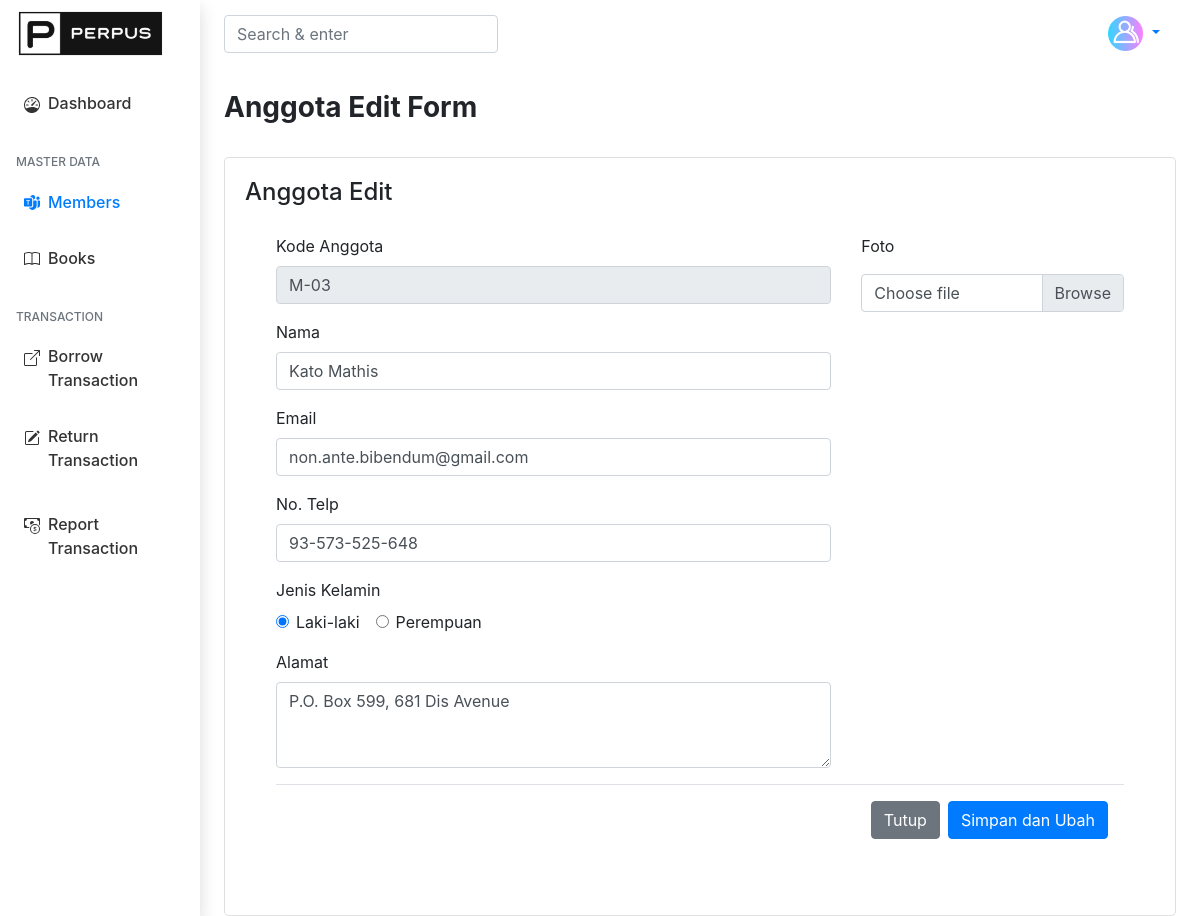
Page /src/members/member_edit.php?id=3 (signed in) on the committed database.
### tables this page shows
CREATE TABLE `anggota` (
  `id_anggota` int(11) NOT NULL,
  `kode_anggota` varchar(10) NOT NULL,
  `nama` varchar(50) NOT NULL,
  `email` varchar(75) NOT NULL,
  `telp` varchar(15) NOT NULL,
  `alamat` text NOT NULL,
  `foto` varchar(255) DEFAULT NULL,
  `jenis_kelamin` enum('L','P') NOT NULL
);

### src/members/member_edit.php (the view, shortened to what this page needs)
<?php
include_once '../../config.php';
$member_id = $_GET['id'];
$memberById = mysqli_query($conn, "SELECT * FROM anggota WHERE id_anggota = '$member_id'");
$member = mysqli_fetch_assoc($memberById);
?>
<!doctype html>
<html lang="en">
<head>
    <link rel="stylesheet" href="https://cdn.jsdelivr.net/npm/bootstrap@4.6.2/dist/css/bootstrap.min.css">
    <link href="../../assets/css/styles.css" rel="stylesheet">
</head>
<body>
    <div class="container-fluid">
        <div class="row">
            <nav id="sidebarMenu" class="col-md-3 col-lg-2 d-md-block sidebar collapse shadow pt-2">
                <div class="logo pl-3">
                    <a href="dashboard.php">
                        <img src="../../assets/img/logo2.png" width="150" alt="">
                    </a>
                </div>
                <div class="sidebar-sticky pt-3">
                    <ul class="nav flex-column">
                        <div class="menu-sidebar p-2 ">
                            <li class="nav-item ">
                                <a class="nav-link d-flex " href="../dashboard.php">
                                    <div class="icon align-middle">
                                    </div>
                                    <div class=" ml-2 text">
                                        <span>Dashboard</span>
                                    </div>
                                </a>
                            </li>
                        </div>
                    </ul>
                    <h6 class="sidebar-heading d-flex justify-content-between align-items-center px-3 mt-4 mb-1 text-muted">
                        <span>Master Data</span>
                    </h6>
                    <ul class="nav flex-column mb-2">
                        <div class="menu-sidebar p-2 ">
                            <li class="nav-item">
                                <a class="nav-link active d-flex" href="members.php">
                                    <div class="icon align-middle">
                                    </div>
                                    <div class=" ml-2 text">
                                        <span>Members</span>
                                    </div>
                                </a>
                            </li>
                        </div>
                        <div class="menu-sidebar p-2 ">
                            <li class="nav-item">
                                <a class="nav-link d-flex" href="../books/books.php">
                                    <div class="icon align-middle">
                                    </div>
                                    <div class=" ml-2 text">
                                        <span>Books</span>
                                    </div>
                                </a>
                            </li>
                        </div>
                    </ul>
                    <h6 class="sidebar-heading d-flex justify-content-between align-items-center px-3 mt-4 mb-1 text-muted">
                        <span>Transaction</span>
                    </h6>
                    <ul class="nav flex-column mb-2 ">
                        <div class="menu-sidebar p-2 ">
                            <li class="nav-item">
                                <a class="nav-link d-flex" href="../transaction/borrows/borrows.php">
                                    <div class="icon align-middle">
                                    </div>
                                    <div class=" ml-2 text">
                                        <span>Borrow Transaction</span>
                                    </div>
                                </a>
                            </li>
                        </div>
                        <div class="menu-sidebar p-2 ">
                            <li class="nav-item">
                                <a class="nav-link d-flex" href="../transaction/returns/returns.php">
                                    <div class="icon align-middle">
                                    </div>
                                    <div class=" ml-2 text">
                                        <span>Return Transaction</span>
                                    </div>
                                </a>
                            </li>
                        </div>
                    </ul>
                    <ul class="nav flex-column">
                        <div class="menu-sidebar p-2 ">
                            <li class="nav-item">
                                <a class="nav-link d-flex" href="../transaction/reports/reports.php">
                                    <div class="icon align-middle">
                                    </div>
                                    <div class=" ml-2 text">
                                        <span>Report Transaction</span>
                                    </div>
                                </a>
                            </li>
                        </div>
                    </ul>
                </div>
            </nav>
            <main role="main" class="col-md-9 ml-sm-auto col-lg-10 px-md-4 pt-2">
                <div class="d-flex justify-content-between">
                    <form class="form-inline my-2 my-lg-0">
                        <input class="form-control mr-sm-2" type="search" placeholder="Search & enter" aria-label="Search">
                    </form>
                    <li class="nav-item dropdown list-unstyled pr-0 pl-0">
                        <a class="nav-link dropdown-toggle" href="#" id="navbarDropdown" role="button" data-toggle="dropdown" aria-haspopup="true" aria-expanded="false">
                            <img width="35" src="../../assets/img/default.png" alt="">
                        </a>
                    </li>
                </div>
                <div class=" justify-content-between flex-wrap flex-md-nowrap align-items-center pt-3 pb-2 mb-3 mt-3">
                    <div class="greetings">
                        <h3 class="font-weight-bolder">Anggota Edit Form</h3>
                    </div>
                </div>
                <div class="row">
                    <div class="col-12">
                        <div class="card rounded-lg">
                            <div class="card-body">
                                <div>
                                    <div class="mb-4">
                                        <div class="header-table d-flex justify-content-between">
                                            <h4 class="card-title">Anggota Edit</h4>
                                        </div>
                                        <form action="member_crud.php" method="POST" enctype="multipart/form-data">
                                            <div class="modal-body">
                                                <div class="container">
                                                    <div class="row">
                                                        <div class="col-md-8">
                                                            <div class="form-group">
                                                                <label for="kode_anggota">Kode Anggota</label>
                                                                <input type="text" class="form-control submit" id="kode_anggota" name="kode_anggota" value="<?= $member['kode_anggota'] ?>" disabled>
                                                            </div>
                                                            <div class="form-group">
                                                                <label for="nama">Nama</label>
                                                                <input type="text" class="form-control submit" id="nama" name="nama" value="<?= $member['nama'] ?>" required>
                                                            </div>
                                                            <div class="form-group">
                                                                <label for="email">Email</label>
                                                                <input type="email" class="form-control" id="email" name="email" value="<?= $member['email'] ?>" required>
                                                            </div>
                                                            <div class="form-group">
                                                                <label for="telp">No. Telp</label>
                                                                <input type="text" class="form-control" id="telp" name="telp" value="<?= $member['telp'] ?>" required>
                                                            </div>
                                                            <div class="form-group">
                                                                <label for="telp">Jenis Kelamin</label>
                                                                <div class="radio-btn d-flex">
                                                                    <div class="form-check mr-3">
                                                                        <input class="form-check-input" type="radio" name="jenis_kelamin" id="jenis_kelamin1" value="L" <?= ($member['jenis_kelamin'] === "L") ? 'checked' : ''; ?>>
                                                                        <label class="form-check-label" for="jenis_kelamin1">
                                                                            Laki-laki
                                                                        </label>
                                                                    </div>
                                                                    <div class="form-check">
                                                                        <input class="form-check-input" type="radio" name="jenis_kelamin" id="jenis_kelamin2" value="P" <?= ($member['jenis_kelamin'] === "P") ? 'checked' : ''; ?>>
                                                                        <label class="form-check-label" for="jenis_kelamin2">
                                                                            Perempuan
                                                                        </label>
                                                                    </div>
                                                                </div>
                                                            </div>
                                                            <div class="form-group">
                                                                <label for="alamat">Alamat</label>
                                                                <textarea id="alamat" name="alamat" class="form-control" rows="3" required><?= $member['alamat'] ?></textarea>
                                                            </div>
                                                        </div>
                                                        <div class="col-md-4 mr-auto justify-content-center align-items-center">
                                                            <div class="img">
                                                                <label for="images">Foto</label>
                                                            </div>
                                                            <div class="form-group input-group mt-2">
                                                                <div class="custom-file">
                                                                    <label class="custom-file-label" for="image">Choose file</label>
                                                                </div>
                                                            </div>
                                                        </div>
                                                    </div>
                                                    <div class="modal-footer">
                                                        <button type="button" class="btn btn-secondary" data-dismiss="modal">Tutup</button>
                                                        <button type="submit" class="btn btn-primary" name="submit" value='update'>
                                                            Simpan dan Ubah
                                                        </button>
                                                    </div>
                                                </div>
                                            </div>
                                        </form>
                                    </div>
                                </div>
                            </div>
                        </div>
                    </div>
                </div>
            </main>
        </div>
    </div>
</body>
</html>

### assets/css/styles.css (style rules this page uses)
.sidebar { position: fixed; top: 0; bottom: 0; left: 0; z-index: 100; padding: 48px 0 0; box-shadow: inset -1px 0 0 rgba(0, 0, 0, .1); }
.sidebar-sticky { position: relative; top: 0; height: calc(100vh - 48px); padding-top: .5rem; overflow-x: hidden; overflow-y: auto; }
.sidebar .nav-link { font-weight: 500; color: #333; }
.sidebar .nav-link.active { color: #007bff; }
.sidebar-heading { font-size: .75rem; text-transform: uppercase; }

### rows in the picture
anggota: kode_anggota "M-03", nama "Kato Mathis", email "non.ante.bibendum@gmail.com", telp "93-573-525-648", jenis_kelamin "☑ Laki-laki", jenis_kelamin "☐ Perempuan", alamat "P.O. Box 599, 681 Dis Avenue"
